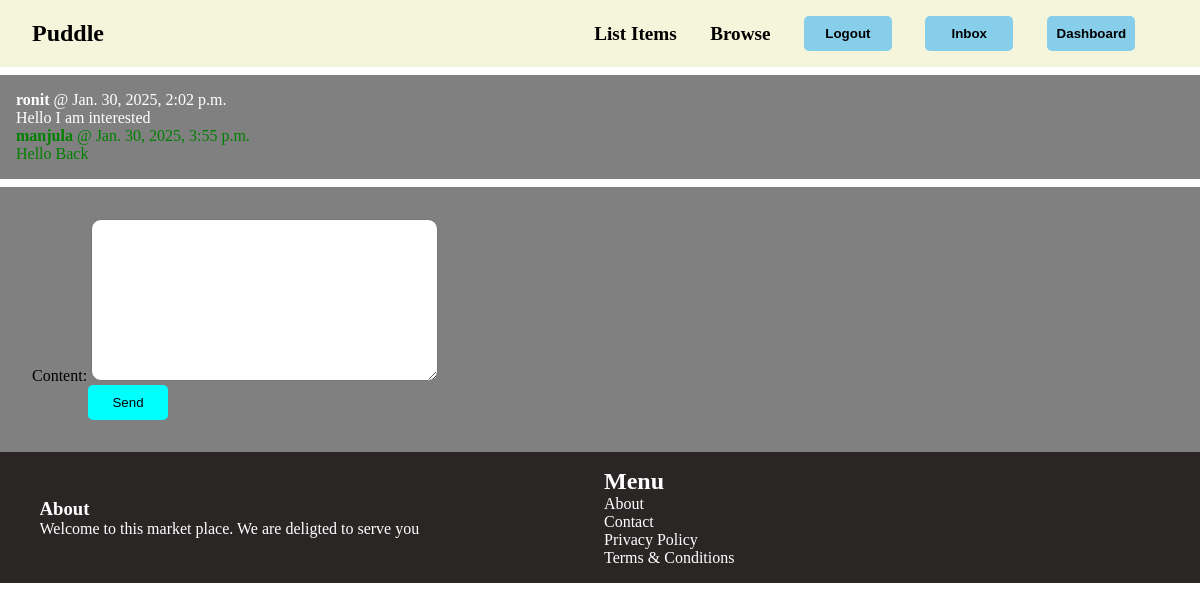
The page /inbox/2/ (signed in) on the database its author committed.
### conversation/models.py (models this page shows)
class Messages(models.Model):
    conversation = models.ForeignKey(Conversation, related_name='messages',on_delete=models.CASCADE)
    content = models.TextField()
    created_by = models.ForeignKey(User,related_name='created_messages',on_delete=models.CASCADE)
    created_at = models.DateTimeField(auto_now_add=True)

### conversation/views.py (the view)
# urls.py: path('<int:pk>/',views.con_detail,name='detail'),
@login_required
def con_detail(request,pk):
    conversation = Conversation.objects.filter(member__in=[request.user.id]).get(pk=pk)
    if request.method == 'POST':
        form = MessageForm(request.POST)
        if form.is_valid():
            conversation_message = form.save(commit=False)
            conversation_message.conversation = conversation
            conversation_message.created_by = request.user
            conversation_message.save()
            conversation.save()
            return redirect('conversation:detail',pk=pk)
    else:
        form = MessageForm()
    return render(request,'conversation/detail.html',{
        'conversations':conversation,
        'form':form
    })

### conversation/forms.py
class MessageForm(forms.ModelForm):
    class Meta:
        model = Messages
        fields = {'content',}
        widgets = {
            'content':forms.Textarea(attrs={
                'class':'message_content'
            })
        }

### conversation/templates/conversation/detail.html (shortened to what this page needs)
{% extends 'home/layout.html' %}
{% block body %}
<div style="width: 100%; background-color: gray;margin-top: 8px; margin-bottom: 8px; padding: 1rem;">
    {% for message in conversations.messages.all %}
        <div class="{% if message.created_by == request.user %} active_msg {% else %} deactive_msg {% endif %}">
            <p><strong>{{message.created_by.username}}</strong> @ {{message.created_at}}</p>
            <p>{{message.content}}</p>
        </div>
    {% endfor %}
</div>
<div style="background-color: gray;padding: 1rem;">
    <form action="." method="post" style="margin: 1rem;">
        {{form.as_p}}
        <button style="background-color: aqua; padding: 10px;width: 80px; border: none;border-radius: 5px;margin-left: 3.5rem; " type="submit">Send</button>
    </form>
</div>
{% endblock %}

### home/static/home/style.css (style rules this page uses)
* { margin: 0; padding: 0; overflow-x: hidden; }
.active_msg { color: green; }
.deactive_msg { color: white; }
.message_content { border-radius:10px; padding: 5px; color: white; }

### rows shown on the page
Messages: created_by.username "ronit", created_at "Jan. 30, 2025, 2:02 p.m.", content "Hello I am interested"
Messages: created_by.username "manjula", created_at "Jan. 30, 2025, 3:55 p.m.", content "Hello Back"
